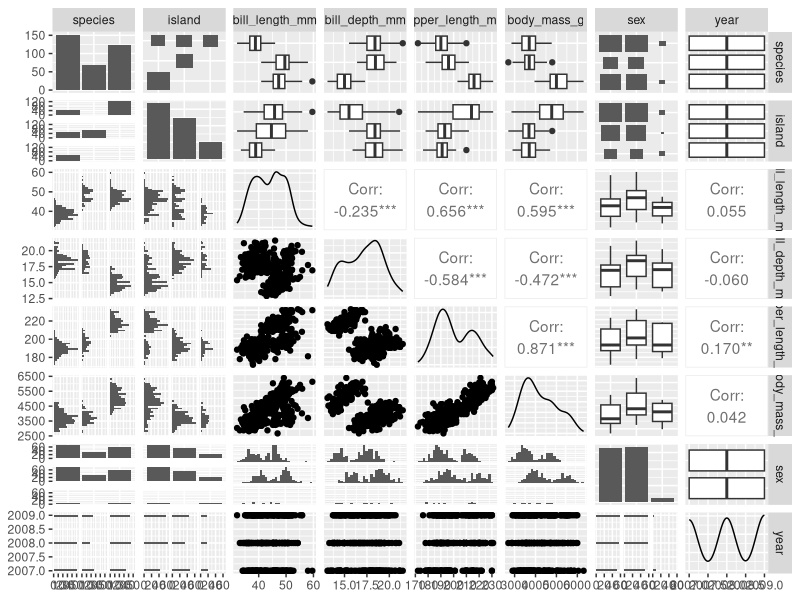
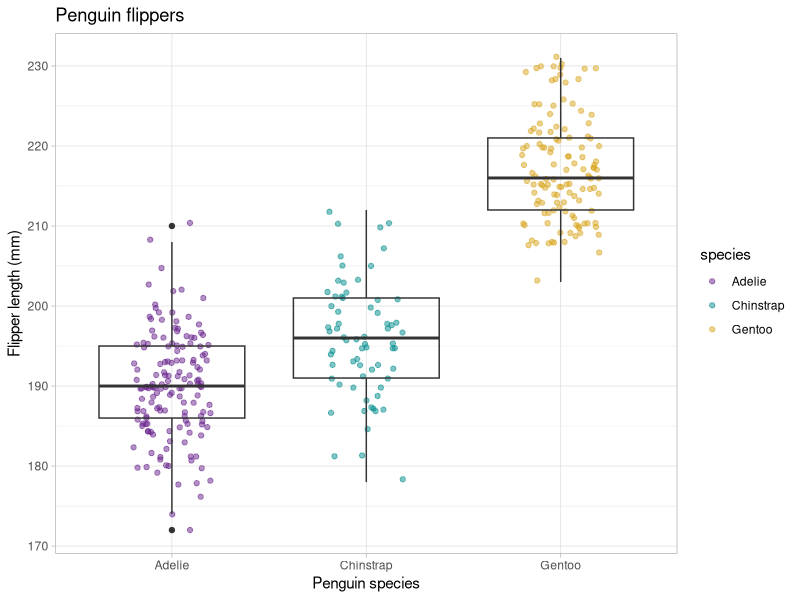
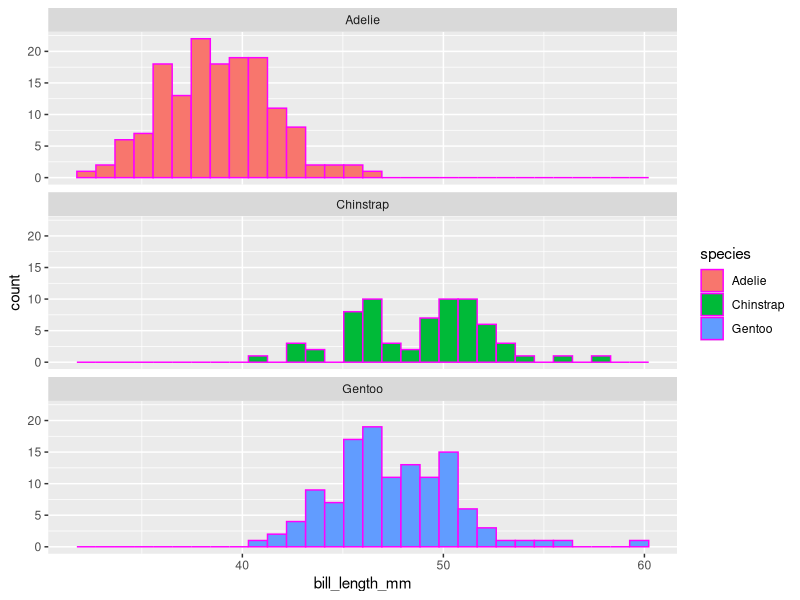

These charts were generated, in order, by the following R code:
## ---- chunk 1
## Attach packages
#| warning: false
#| echo: false
library(tidyverse)
library(palmerpenguins)
library(GGally)
library(skimr)
## ---- chunk 2
view(penguins)
## ---- chunk 3
## tell me column names
names(penguins)
dim(penguins)
head(penguins)
tail(penguins)
## ---- chunk 4
skim(penguins)
## ---- chunk 5
#| include: false
GGally::ggpairs(penguins)
## ---- chunk 6
## make more individual plots 
## jitterplot flipper length by species 

ggplot(data=penguins, aes (x = species, y = flipper_length_mm)) +
 geom_jitter(width = 0.2, ##jitter spacing
             alpha = 0.5, ##opacity
             aes (color = species)) +
 geom_boxplot(fill=NA) +
 theme_light() +
 scale_color_manual(values= c("darkorchid4", "cyan4","goldenrod"))+
 labs(x="Penguin species", y="Flipper length (mm)", title="Penguin flippers")
## ---- chunk 7
ggplot(data=penguins, aes(x=bill_length_mm))+
 geom_histogram(aes(fill=species), color = "magenta")+
 facet_wrap (~species, ncol=1) 
